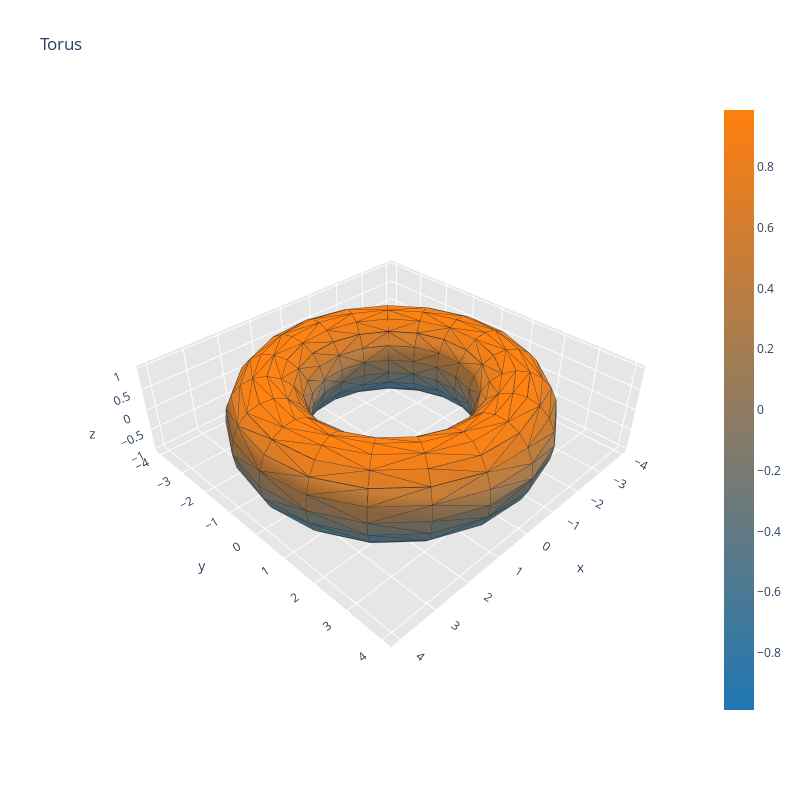

Notebook code cell kept with this figure:
### Code cell
u = np.linspace(0, 2*np.pi, 20)
v = np.linspace(0, 2*np.pi, 20)
u,v = np.meshgrid(u,v)
u = u.flatten()
v = v.flatten()

x = (3 + (np.cos(v)))*np.cos(u)
y = (3 + (np.cos(v)))*np.sin(u)
z = np.sin(v)

points2D = np.vstack([u,v]).T
tri = Delaunay(points2D)
simplices = tri.simplices

fig = ff.create_trisurf(x=x, y=y, z=z,
                         simplices=simplices,
                         title="Torus", aspectratio=dict(x=1, y=1, z=0.3))
fig.show()

### Figure 1 — Plotly figure (JSON) as saved in the notebook; plotly's stock layout.template omitted (floating-point values rounded to 4 significant figures; data arrays with more than 128 entries replaced by an {"elided": "..."} marker saying what was removed)
{"data": [{"facecolor": {"elided": "722 str values"}, "i": {"elided": "722 int values"}, "j": {"elided": "722 int values"}, "k": {"elided": "722 int values"}, "name": "", "type": "mesh3d", "x": {"elided": "400 float values"}, "y": {"elided": "400 float values"}, "z": {"elided": "400 float values"}}, {"line": {"color": "rgb(50, 50, 50)", "width": 1.5}, "mode": "lines", "showlegend": false, "type": "scatter3d", "x": {"elided": "3610 float values"}, "y": {"elided": "3610 float values"}, "z": {"elided": "3610 float values"}}, {"hoverinfo": "none", "marker": {"color": [-0.9875, 0.9875], "colorscale": [[0, "rgb(31, 119, 180)"], [1, "rgb(255, 127, 14)"]], "showscale": true, "size": 0.1}, "mode": "markers", "showlegend": false, "type": "scatter3d", "x": [4], "y": [0], "z": [0]}], "layout": {"height": 800, "scene": {"aspectratio": {"x": 1, "y": 1, "z": 0.3}, "xaxis": {"backgroundcolor": "rgb(230, 230, 230)", "gridcolor": "rgb(255, 255, 255)", "showbackground": true, "zerolinecolor": "rgb(255, 255, 255)"}, "yaxis": {"backgroundcolor": "rgb(230, 230, 230)", "gridcolor": "rgb(255, 255, 255)", "showbackground": true, "zerolinecolor": "rgb(255, 255, 255)"}, "zaxis": {"backgroundcolor": "rgb(230, 230, 230)", "gridcolor": "rgb(255, 255, 255)", "showbackground": true, "zerolinecolor": "rgb(255, 255, 255)"}}, "title": {"text": "Torus"}, "width": 800}}
